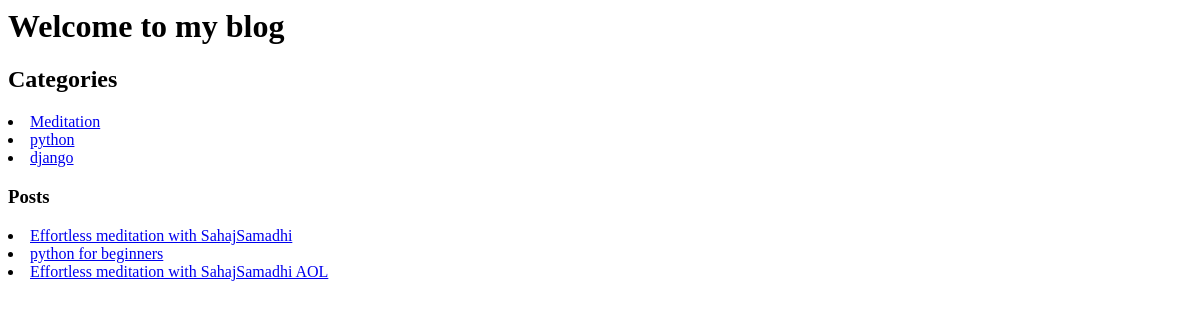
Before: / with the older database file.
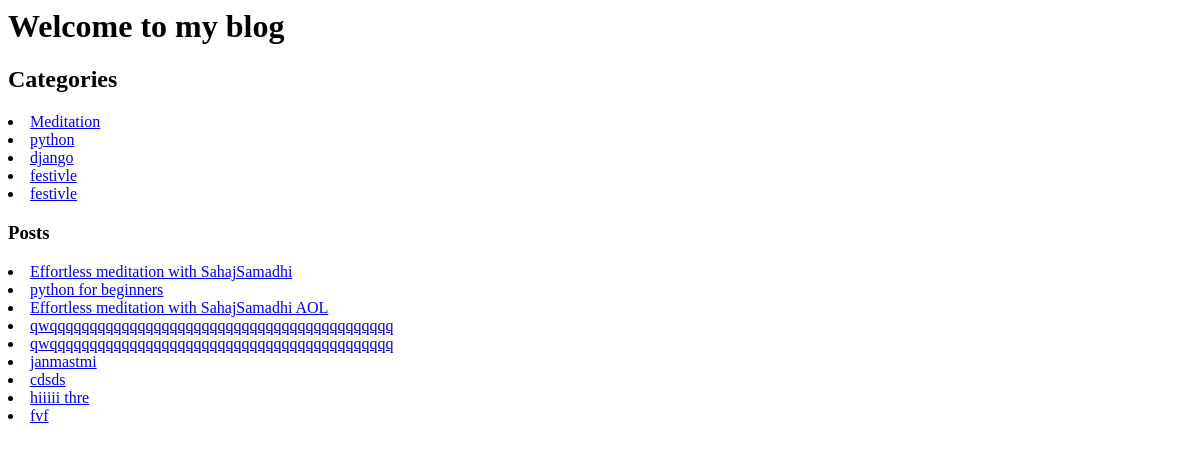
After: the same page with the newer database file.
### blogs/models.py (models this page shows, shortened)
class Category(models.Model):
    title= models.CharField(max_length=120)

class Blog(models.Model):
    title = models.CharField(max_length=120)
    category = models.ForeignKey(Category)
    Content = models.TextField()
    posted = models.DateField(default= timezone.now())

### blogs/views.py (the view)
# urls.py: url(r'^$', views.index, name='index'), #ex:/
def index(request):
    context = {'categories':Category.objects.all(),'posts':Blog.objects.all()}
    return render(request,'blogs/index.html',context)

### blogs/templates/blogs/index.html
{% extends 'blogs/base.html' %}
{% block title %}Welcome to my blog{% endblock %}
{% block content %}
    <h2>Categories</h2>
    {% if categories %}
        {% for each in categories %}
            <li><a href="{% url 'n1' each.id %}">{{each.title}}</a> </li>
        {% endfor %}
    {% else %}
        <p>there is no posts</p>
    {% endif %}
    <h3>Posts</h3>
    {% if posts %}
        {% for each in posts %}
            <li><a href="{% url 'n1' each.id %}"> {{each.title}}</a> </li>
        {% endfor %}
    {% else %}
        <p>there are no posts</p>
    {% endif %}
{% endblock %}

### blogs/templates/blogs/base.html (shortened to what this page needs)
<html>
    <head>
    </head>
    <body>
        <h1>{% block title %}Welcome to my block{% endblock %}</h1>
        {% block content %}
        {% endblock %}
    </body>
</html>

Changed rows visible on the page:
added Category: title "festivle"
added Category: title "festivle"
added Blog: title "qwqqqqqqqqqqqqqqqqqqqqqqqqqqqqqqqqqqqqqqqqqqq"
added Blog: title "qwqqqqqqqqqqqqqqqqqqqqqqqqqqqqqqqqqqqqqqqqqqq"
added Blog: title "janmastmi"
added Blog: title "cdsds"
added Blog: title "hiiiii thre"
added Blog: title "fvf"
